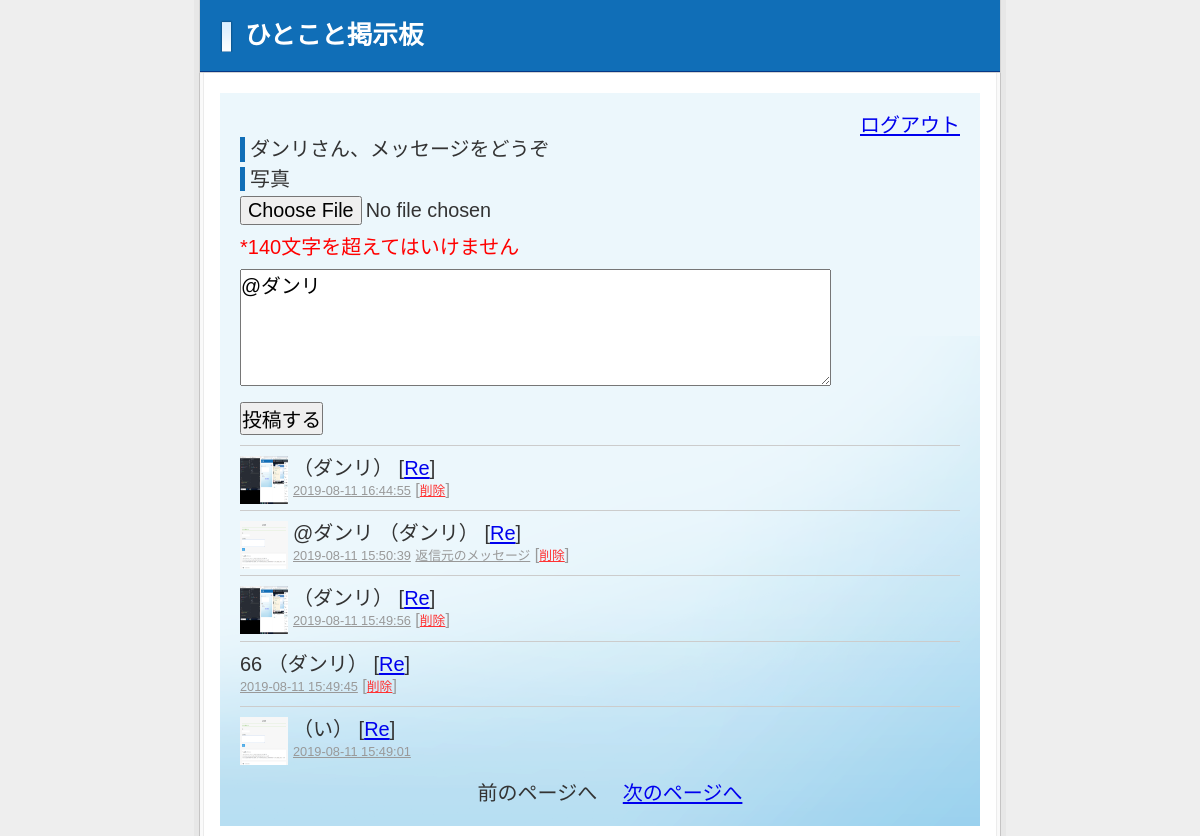
The app's page /index.php?res=87 (signed in) with its own data.
### tables this page shows
CREATE TABLE `members` (
  `id` int(11) NOT NULL AUTO_INCREMENT,
  `name` varchar(255) NOT NULL,
  `email` varchar(255) NOT NULL,
  `password` varchar(100) NOT NULL,
  `picture` varchar(255) NOT NULL,
  `created` datetime NOT NULL,
  `modified` timestamp NOT NULL DEFAULT current_timestamp() ON UPDATE current_timestamp(),
  PRIMARY KEY (`id`)
);

CREATE TABLE `posts` (
  `id` int(11) NOT NULL AUTO_INCREMENT,
  `message` text NOT NULL,
  `member_id` int(11) NOT NULL,
  `reply_message_id` int(11) NOT NULL,
  `picture` varchar(255) NOT NULL,
  `created` datetime NOT NULL,
  `modified` timestamp NOT NULL DEFAULT current_timestamp() ON UPDATE current_timestamp(),
  PRIMARY KEY (`id`)
);

### index.php (the view, shortened to what this page needs)
<?php
	require('dbconnect.php');
	if (isset($_SESSION['id']) && $_SESSION['time'] + 3600 > time()){
		$members = $db->prepare('SELECT * FROM members WHERE id=?');
		$members ->execute(array($_SESSION['id']));
		$member = $members->fetch();
	}else{
		header('Location: login.php');
		exit();
	}
	$page = $_REQUEST['page'];
	if ($page == ''){
		$page = 1;
	}
	$page = max($page, 1);
	$counts = $db->query('SELECT COUNT(*) AS cnt FROM posts');
	$cnt = $counts->fetch();
	$maxPage = ceil($cnt['cnt'] / 5);
	$page = min($page, $maxPage);
	$start = ($page - 1) * 5;
	$posts = $db->prepare('SELECT m.name,p.* FROM members m, posts p WHERE m.id=p.member_id ORDER BY p.created DESC LIMIT ?,5');
	$posts->bindParam(1, $start, PDO::PARAM_INT);
	$posts->execute();
if (isset($_REQUEST['res'])){
	$response = $db->prepare('SELECT m.name, p.* FROM members m, posts p WHERE m.id=p.member_id AND p.id=?');
	$response->execute(array($_REQUEST['res']));
	$table = $response->fetch();
	$message = '@' . $table['name'] . ' ' . $table['message'];
}
?>
<!DOCTYPE html>
<html lang="ja">
<head>
	<link rel="stylesheet" href="style.css" />
</head>
<body>
<div id="wrap">
  <div id="head">
    <h1>ひとこと掲示板</h1>
  </div>
  <div id="content">
  	<div style="text-align: right"><a href="logout.php">ログアウト</a></div>
    <form action="" method="post" enctype="multipart/form-data">
      <dl>
        <dt><?php print(htmlspecialchars($member['name'], ENT_QUOTES)) ?>さん、メッセージをどうぞ</dt>
				<dt>写真</dt>
				<dd>
		      <input type="file" name="image" size="35" value="test"  />
		    </dd>
        <dd>
					<p style="color: red;">*140文字を超えてはいけません</p>
          <textarea name="message" cols="50" rows="5"><?php print(htmlspecialchars($message, ENT_QUOTES)); ?></textarea>
        </dd>
      </dl>
      <div>
        <p>
          <input type="submit" value="投稿する" />
        </p>
      </div>
    </form>
	<?php foreach ($posts as $post): ?>
		<div class="msg">
			<?php if ($post['picture']): ?>
	    	<img src="member_picture/<?php print(htmlspecialchars($post['picture'], ENT_QUOTES)); ?>" width="48" height="48"  />
			<?php endif ?>
			<p>
				<?php print(htmlspecialchars($post['message'], ENT_QUOTES)); ?>
				<span class="name">
					（<?php print(htmlspecialchars($post['name'], ENT_QUOTES)); ?>）
				</span>
				[<a href="index.php?res=<?php print(htmlspecialchars($post['id'], ENT_QUOTES)); ?>">Re</a>]
			</p>
	    <p class="day"><a href="view.php?id=<?php print(htmlspecialchars($post['id'], ENT_QUOTES)); ?>"><?php print(htmlspecialchars($post['created'], ENT_QUOTES)); ?></a>
			<?php if($post['reply_message_id'] > 0): ?>
				<a href="view.php?id=<?php print(htmlspecialchars($post['reply_message_id'], ENT_QUOTES)); ?>">
				返信元のメッセージ</a>
			<?php endif; ?>
			<?php if ($_SESSION['id'] == $post['member_id']): ?>
				[<a href="delete.php?id=<?php print(htmlspecialchars($post['id'], ENT_QUOTES)); ?>"
				style="color: #F33;">削除</a>]
			<?php endif; ?>
	    </p>
	  </div>
	<?php endforeach; ?>
<ul class="paging">
	<?php if($page > 1): ?>
	  <li><a href="index.php?page=<?php print($page - 1); ?>">前のページへ</a></li>
	<?php else: ?>
	  <li>前のページへ</li>
	<?php endif; ?>
	<?php if($page < $maxPage): ?>
	  <li><a href="index.php?page=<?php print($page + 1); ?>">次のページへ</a></li>
	<?php else: ?>
	  <li>次のページへ</li>
	<?php endif; ?>
</ul>
  </div>
</div>
</body>
</html>

### style.css (style rules this page uses)
body,div,dl,dt,dd,ul,ol,li,h1,h2,h3,h4,h5,h6,pre,code,form,fieldset,legend,input,button,textarea,p,blockquote,th,td { margin:0;padding:0; }
fieldset,img { border:0; }
li { list-style:none; }
h1,h2,h3,h4,h5,h6 { font-size:100%;font-weight:normal; }
input,button,textarea,select,optgroup,option { font-family:inherit;font-size:inherit;font-style:inherit;font-weight:inherit; }
input,button,textarea,select { *font-size:100%; }
body { font:13px/1.231 arial,helvetica,clean,sans-serif;*font-size:small;*font:x-small; }
select,input,button,textarea,button { font:99% arial,helvetica,clean,sans-serif; }
body { background: url(images/bg_main.png) top center repeat-y #eeeeee; color: #333; }
#wrap { width: 802px; margin: 0 auto; }
#head { border-left: 1px solid #d4d4d4; border-right: 1px solid #d4d4d4; border-bottom: 1px solid #d4d4d4; background: url(images/bg_head.png) bottom left repeat-x #106eb7; color: #fff; padding: 20px; margin-bottom: 20px; }
h1 { background: url(images/bg_ttl.png) top left no-repeat; padding-left: 25px; font-size: 197%; font-weight: bold; }
#content { padding: 20px; background: url(images/bg_content.png) left bottom no-repeat #ecf7fc; width: 720px; min-height: 490px; margin: 0 auto; margin-bottom: 10px; font-size: 153.9%; }
p { line-height: 1.2em; margin-bottom: 0.5em; }
dl { margin-bottom: 10px; }
dt { border-left: 5px solid #106eb7; padding-left: 5px; margin-bottom: 5px; }
dd { margin-bottom: 0.5em; }
li { list-style: circle; margin-left: 20px; margin-bottom: 0.5em; }
.paging { margin-top: 10px; text-align: center; }
.paging li { display: inline; list-style: none; }
.msg { clear: both; border-top: 1px solid #ccc; padding: 10px 0; }
.msg img { float: left; margin-right: 5px; }
.msg p { margin: 0; }
.msg .day, .msg .day a { font-size: 80%; color: #999; }

### records on screen
members: name "ダンリ"
posts: message "@ダンリ", picture (picture), member.name "ダンリ", created "2019-08-11 16:44:55"
posts: picture (picture), message "@ダンリ", member.name "ダンリ", created "2019-08-11 15:50:39"
posts: picture (picture), member.name "ダンリ", created "2019-08-11 15:49:56"
posts: message "66", member.name "ダンリ", created "2019-08-11 15:49:45"
posts: picture (picture), member.name "い", created "2019-08-11 15:49:01"
